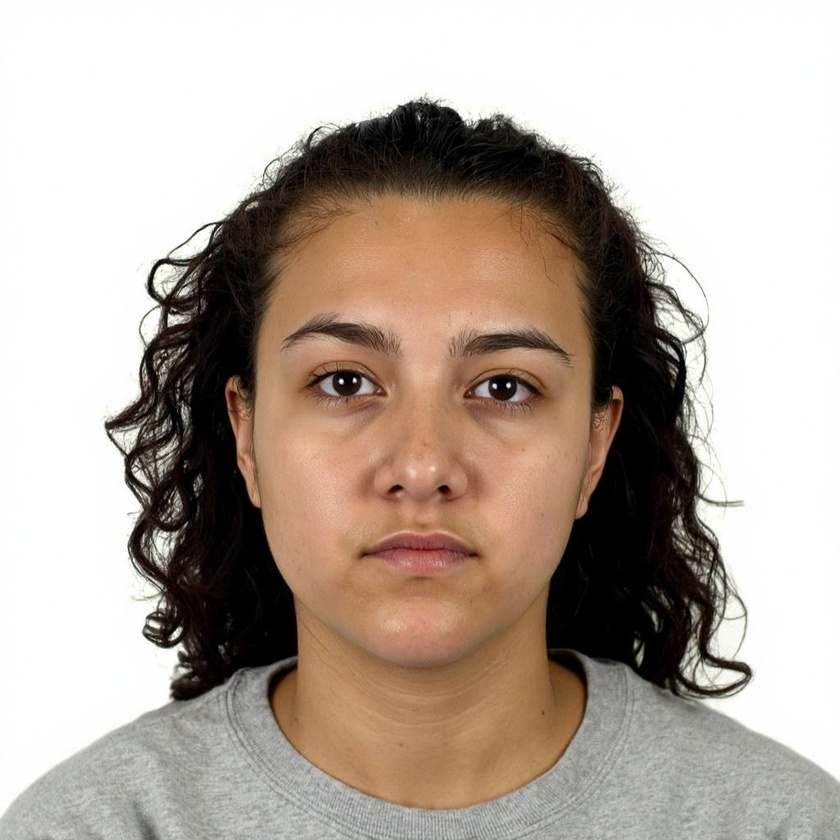
#> input picture ui/img/aylin_kaya_enrolled.jpg, 840 x 840 px, shrunk from 1024 x 1024 before the run; its folder holds only this picture in this run
$ python -i preprocessing.py   (imports and definitions only)
#> lines starting #> are read from the running program, lines starting #| are printed output that depends on the picture
"""
Shared preprocessing functions for all biometric modalities.

Single source of truth used by both data loaders (training) and
the inference pipeline. This module intentionally has zero heavyweight
dependencies beyond cv2/numpy so it can be imported from any context.
"""

import cv2
import numpy as np


# ── Image sizes (H, W) per modality — canonical source ───────────────────
IMAGE_SIZES = {
    "signature":   (155, 220),
    "face":        (112, 112),
    "fingerprint": (96,  96),
}


# ── Modality-specific preprocessing functions ────────────────────────────

def preprocess_signature(img: np.ndarray) -> np.ndarray:
    """CLAHE enhancement for signature images.

    Contrast Limited Adaptive Histogram Equalization preserves
    gradient information in handwriting strokes.
    """
    clahe = cv2.createCLAHE(clipLimit=2.0, tileGridSize=(8, 8))
    return clahe.apply(img)


def preprocess_face(img: np.ndarray) -> np.ndarray:
    """CLAHE for face images. Handles both grayscale and RGB."""
    if img.ndim == 2:
        clahe = cv2.createCLAHE(clipLimit=2.0, tileGridSize=(8, 8))
        return clahe.apply(img)
    elif img.ndim == 3:
        lab = cv2.cvtColor(img, cv2.COLOR_RGB2LAB)
#> lab: shape (840, 840, 3); mean of channels 0, 1, 2 174, 131.7, 135.5
        clahe = cv2.createCLAHE(clipLimit=2.0, tileGridSize=(8, 8))
        lab[:, :, 0] = clahe.apply(lab[:, :, 0])
#> lab: shape (840, 840, 3); mean of channels 0, 1, 2 174.6, 131.7, 135.5
        return cv2.cvtColor(lab, cv2.COLOR_LAB2RGB)
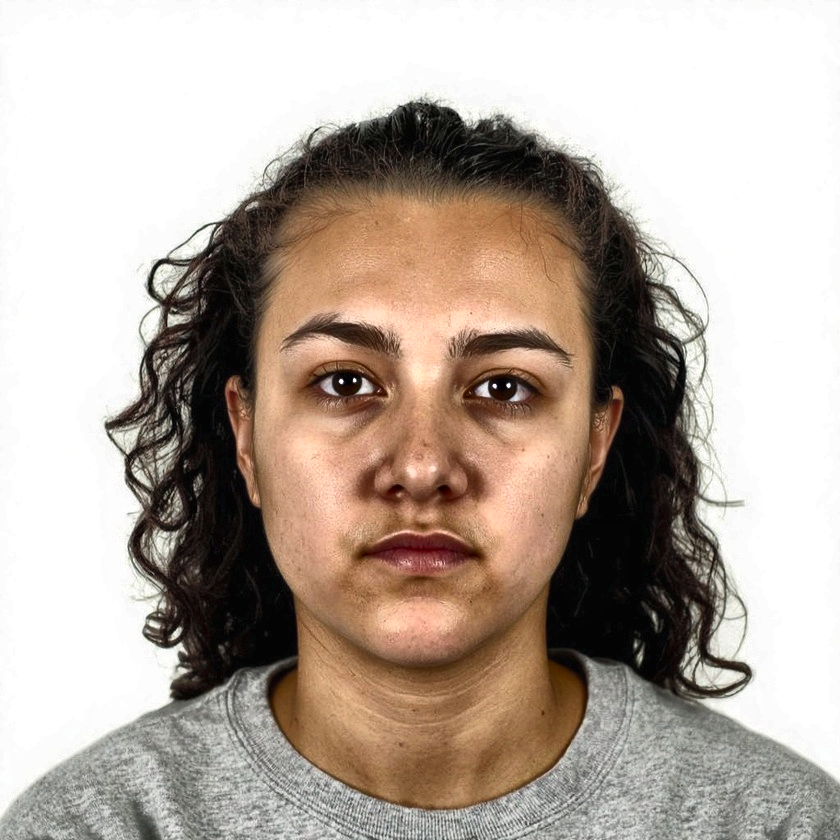
#> returned value: shape (840, 840, 3); mean R, G, B 181.7, 168.9, 158.9
    return img


def preprocess_fingerprint(img: np.ndarray) -> np.ndarray:
    """CLAHE enhancement for fingerprint images.

    Better than global histogram equalization for fingerprints because
    it preserves ridge/valley detail.
    """
    clahe = cv2.createCLAHE(clipLimit=2.0, tileGridSize=(8, 8))
    return clahe.apply(img)


# ── Registry: modality name → preprocessing function ─────────────────────
PREPROCESS_FN = {
    "signature":   preprocess_signature,
    "face":        preprocess_face,
    "fingerprint": preprocess_fingerprint,
}

>>> import cv2
>>> picture = cv2.cvtColor(cv2.imread('../ui/img/aylin_kaya_enrolled.jpg'), cv2.COLOR_BGR2RGB)
>>> result = preprocess_face(picture)

$ run again, on ui/img/elif_bayar.jpg
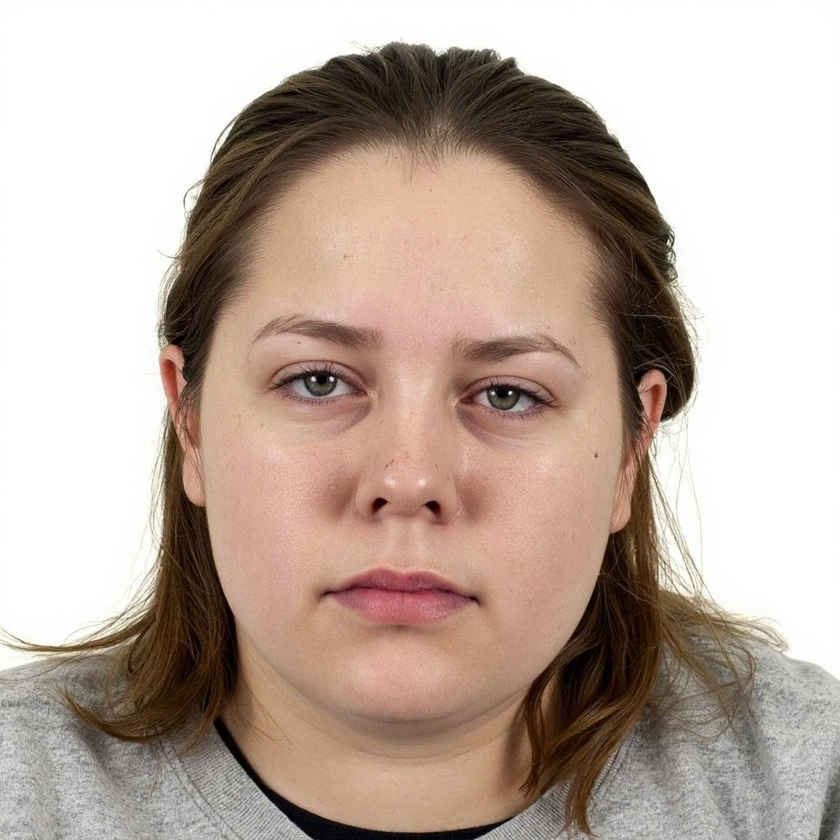
#> input picture ui/img/elif_bayar.jpg, 840 x 840 px, shrunk from 1024 x 1024 before the run
#> in preprocess_face, `return cv2.cvtColor(lab, cv2.COLOR_LAB2RGB)`:
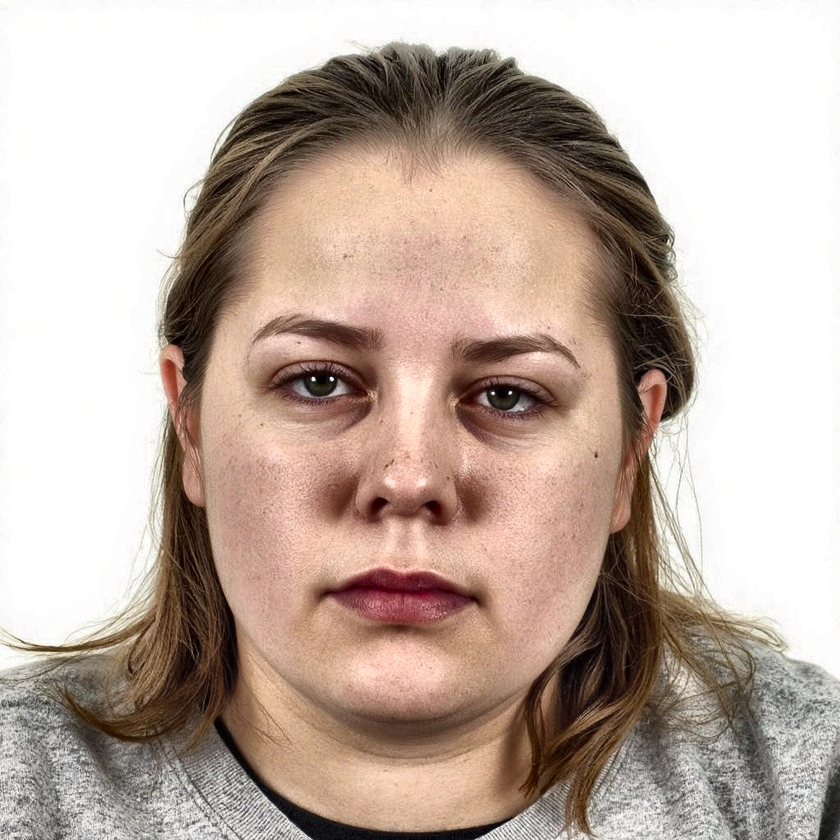
#> returned value: shape (840, 840, 3); mean R, G, B 190.6, 173.1, 162.5

$ run again, on ui/img/isabella_rossi.jpg
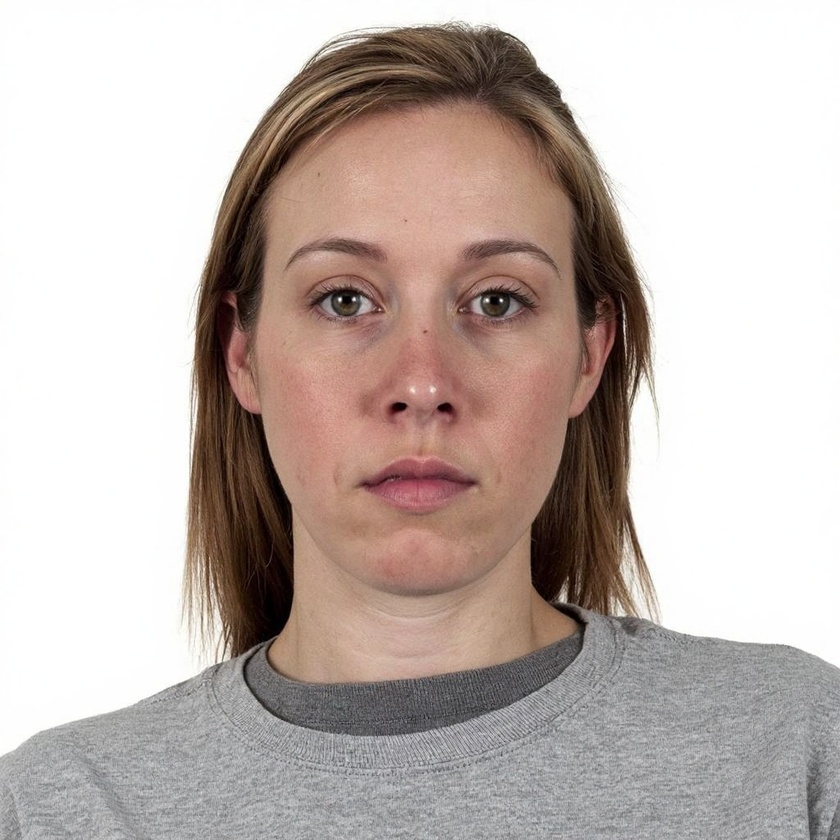
#> input picture ui/img/isabella_rossi.jpg, 840 x 840 px, shrunk from 1024 x 1024 before the run
#> in preprocess_face, `return cv2.cvtColor(lab, cv2.COLOR_LAB2RGB)`:
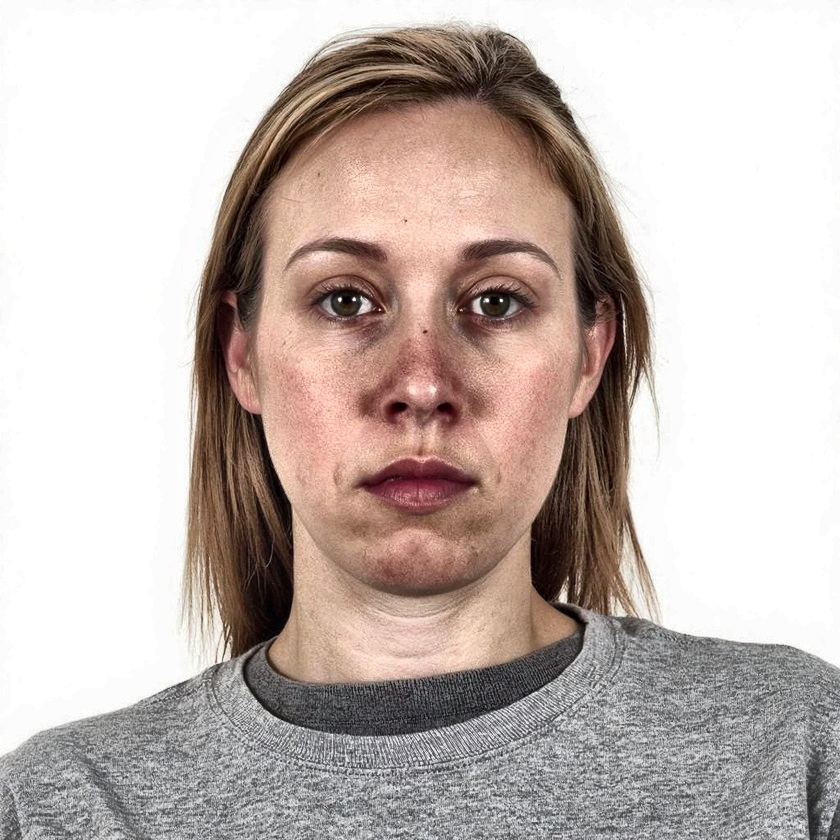
#> returned value: shape (840, 840, 3); mean R, G, B 195.1, 182.7, 177.3
